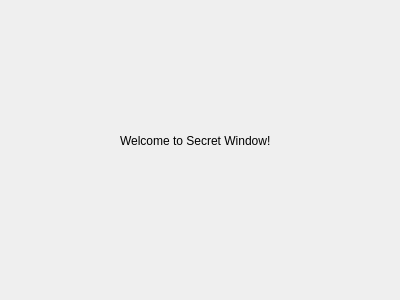
<?xml version="1.0" encoding="UTF-8"?>
<ui version="4.0">
 <class>SecretWindow</class>
 <widget class="QDialog" name="SecretWindow">
  <property name="geometry">
   <rect>
    <x>0</x>
    <y>0</y>
    <width>400</width>
    <height>300</height>
   </rect>
  </property>
  <property name="windowTitle">
   <string>Dialog</string>
  </property>
  <widget class="QLabel" name="label">
   <property name="geometry">
    <rect>
     <x>120</x>
     <y>120</y>
     <width>161</width>
     <height>41</height>
    </rect>
   </property>
   <property name="text">
    <string>Welcome to Secret Window!</string>
   </property>
  </widget>
 </widget>
 <resources/>
 <connections/>
</ui>
